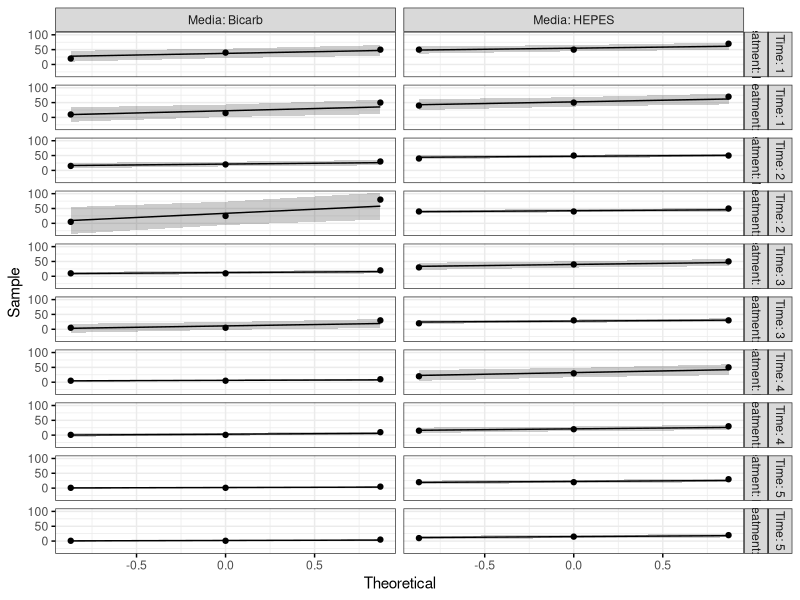

R code for this plot: (Note: this script raises an error after producing the figure.)
# Motility
mot = read.csv("motility.csv", sep=',', header=T)
str(mot)
mot$motility = mot$Motility....

install.packages("ggplot2")
library(ggplot2)

install.packages("ggpubr")
library(ggpubr)

install.packages("rstatix")
library(rstatix)

install.packages("tidyverse")
library(tidyverse)

mot$Dunnart = as.factor(mot$Dunnart)
mot$Time = as.factor(mot$Time)

# Three-Way Mixed AVONA (BWW)

# Check some assumptions:

mot %>%
  group_by(Media, Time, Treatment) %>%
  shapiro_test(motility)

ggqqplot(mot, "motility", ggtheme = theme_bw()) +
  facet_grid(Time + Treatment ~ Media, labeller = "label_both")

mot %>%
  group_by(Treatment, Time) %>%
  levene_test(motility ~ Media)

mot.aov = anova_test(
  data = mot, 
  dv = motility, 
  wid = Dunnart,
  between = Media,
  within = c(Treatment, Time)
)
get_anova_table(mot.aov)

mot.aov$ANOVA[1]

capture.output(get_anova_table(mot.aov),file="aov.tsv")
write.csv(get_anova_table(mot.aov),"aov.csv", row.names = FALSE)

mot.aov = anova_test(
  data = mot, 
  dv = motility, 
  wid = c(Dunnart,Treatment),
  between = Media,
  within = Time
)
get_anova_table(mot.aov)


# Plotting

# First translate time points to minutes:
mot$mins = (as.numeric(mot$Time)*30)-30


# summarise data:
mot.sums = mot %>%
  group_by(mins, Media, Treatment) %>%
  summarise(avg = mean(motility),
            s.dev = sd(motility),
            s.e = sd(motility)/sqrt(3)) %>%
  arrange(mins)

# concatenate treatment and media
mot.sums$Groups = paste(mot.sums$Media, mot.sums$Treatment)



# ggplot object:
mot.ggplot = mot.sums %>%
  ggplot(aes(x = mins, y = avg)) +
  geom_line(aes(col=Groups)) +
  geom_errorbar(aes(ymin = avg-s.e, ymax = avg+s.e, col=Groups), width = 1) +
  geom_point(aes(shape=Groups, fill=Groups), size = 4) +
  scale_shape_manual(values=c(15, 16, 21, 22), name = "Media", label = c("HEPES (S)", "HEPES (NS)", "Bicarbonate (S)", "Bicarbonate (NS)")) +
  scale_colour_manual(values=c("grey50","grey50","grey50","grey50")) +
  scale_fill_manual(values=c("black","black","white","white")) +
  theme_bw() +
  scale_x_continuous(breaks=c(0, 30, 60, 90, 120, 150)) +
  labs(y="Motile sperm (%)", x="Time (mins)") +
  theme(panel.grid.major = element_blank(), panel.grid.minor = element_blank())


# Plot the plot without legend for colour aes:
mot.ggplot + guides(colour = "none", fill = "none")

# With outlier removed from CI and placed as a point:

mot.rm = mot[ which(mot$motility!=80), ]
mot.rm.sums = mot.rm %>%
  group_by(mins, Media, Treatment) %>%
  summarise(avg = mean(motility),
            s.dev = sd(motility),
            s.e = sd(motility)/sqrt(length(motility))) %>%
  arrange(mins)

# concatenate treatment and media
mot.rm.sums$Groups = paste(mot.rm.sums$Media, mot.rm.sums$Treatment)
mot.rm.sums$Groups = as.factor(mot.rm.sums$Groups)

# reorder levels
levels(mot.rm.sums$Groups)
mot.rm.sums$Groups = factor(mot.rm.sums$Groups, levels = rev(levels(mot.rm.sums$Groups)))
levels(mot.rm.sums$Groups)


# ggplot object:
mot.rm.ggplot = mot.rm.sums %>%
  ggplot(aes(x = mins, y = avg)) +
  geom_line(aes(col=Groups)) +
  geom_errorbar(aes(ymin = avg-s.e, ymax = avg+s.e, col=Groups), width = 1) +
  geom_point(aes(shape=Groups, fill=Groups), size = 4) +
  geom_point(aes(x=30, y=80), shape=21, fill="white", size = 2) +
  scale_shape_manual(values=c(15, 16, 22, 21), name = "Media", label = c("HEPES (SOF)", "HEPES (-)", "Bicarbonate (SOF)", "Bicarbonate (-)")) +
  scale_colour_manual(values=c("grey50","grey50","grey50","grey50")) +
  scale_fill_manual(values=c("black","black","white","white")) +
  theme_bw() +
  scale_x_continuous(breaks=c(0, 30, 60, 90, 120, 150)) +
  labs(y="Motile sperm (%)", x="Time (mins)") +
  theme(panel.grid.major = element_blank(), panel.grid.minor = element_blank())

# Plot the plot without legend for colour aes:
mot.rm.ggplot + guides(colour = "none", fill = "none")


### Capacitation

cap = read.csv('Capacitation.csv', sep = ',', header=T)
cap.piv = cap %>%
  pivot_longer(!c(DUNNART, TREATMENT), names_to = "TIME", values_to = "Capacitation")

cap.piv %>%
  group_by(TREATMENT, TIME) %>%
  shapiro_test(Capacitation)

cap.piv$TREATMENT = as.factor(cap.piv$TREATMENT)
cap.piv$TIME = as.factor(cap.piv$TIME)

ggqqplot(cap.piv, "Capacitation", ggtheme = theme_bw()) +
  facet_grid(TIME ~ TREATMENT, labeller = "label_both")

cap.piv %>%
  group_by(TIME) %>%
  levene_test(Capacitation ~ as.factor(TREATMENT))

cap.aov = anova_test(
  data = cap.piv, 
  dv = Capacitation, 
  wid = DUNNART,
  within = c(TREATMENT, TIME)
)
get_anova_table(cap.aov)
write.csv(get_anova_table(cap.aov),"cap_aov.csv", row.names = FALSE)

# Pairwise tests

cap.bp = cap.piv %>%
  ggplot(aes(x=TREATMENT, y=Capacitation, fill=TIME)) +
  geom_boxplot() +
  scale_fill_manual(values=c("grey40","grey80"), name = "Time point", label = c('1','2')) +
  labs(y="Capacitated sperm (%)", x="Treatment") +
  scale_x_discrete(label = c("P4","cAMP","butter","butt")) +
  theme_bw() +
  theme(panel.grid.major = element_blank(), panel.grid.minor = element_blank())

cap.bp


# summarise data:
cap.sums = cap.piv %>%
  group_by(TREATMENT, TIME) %>%
  summarise(avg = mean(Capacitation),
            s.dev = sd(Capacitation),
            s.e = sd(Capacitation)/sqrt(length(Capacitation))) %>%
  arrange(TREATMENT)

# ggplot object:
cap.bar.ggplot = cap.sums %>%
  ggplot(aes(x = TREATMENT, y = avg, fill=TIME)) +
  geom_bar(position=position_dodge(), stat="Identity", width = 0.5, color="black") +
  geom_errorbar(aes(ymin = avg-s.e, ymax = avg+s.e, col=TIME), position=position_dodge(0.5), width = 0.125) +
  theme_bw() +
  labs(y="Motile sperm (%)", x="Treatment") +
  scale_colour_manual(values=c("black","black")) +
  scale_fill_manual(values=c("grey80","grey40"), name = "Time elapsed", label = c('swim-out','90 minutes')) +
  scale_x_discrete(label = c("P4","P4+cAMP+PTX","P4+IBMX+MBCD","No supplementation")) +
  theme(panel.grid.major = element_blank(), panel.grid.minor = element_blank())

cap.bar.ggplot + guides(colour = "none")

